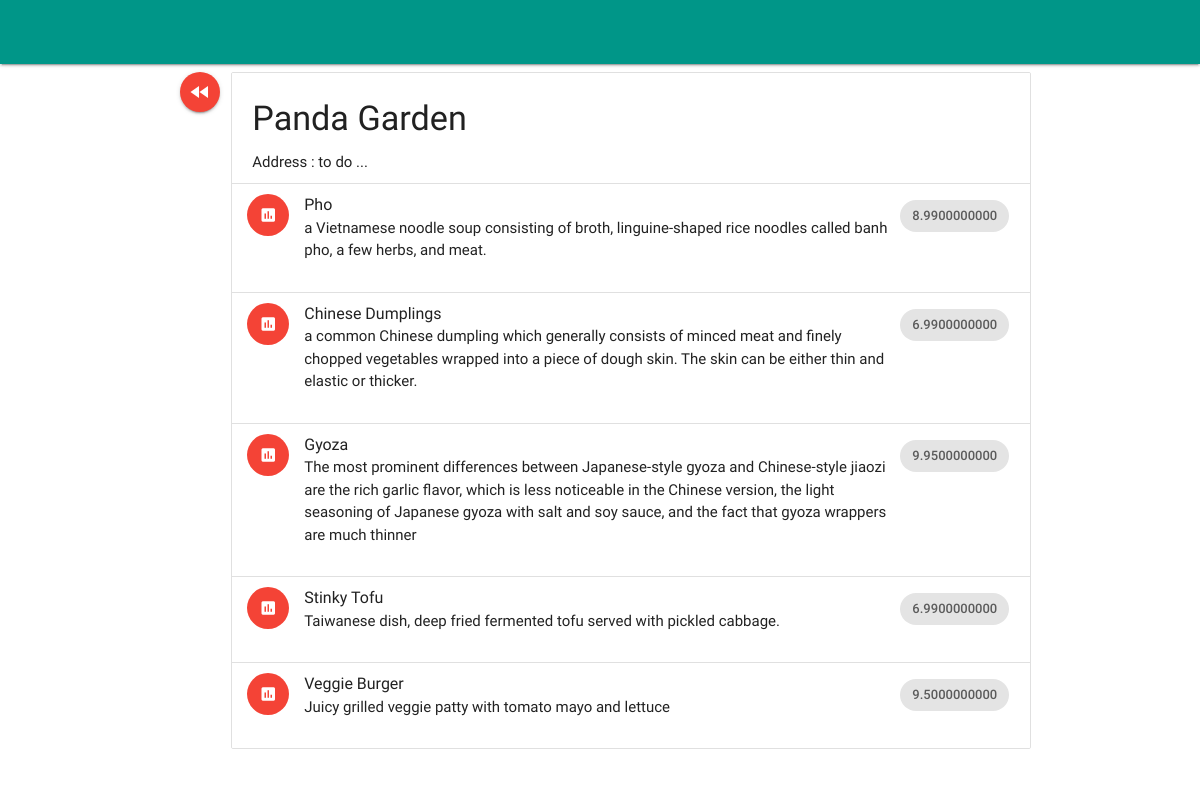
The page /restaurant/3/menu/ on the database its author committed.
### database_setup.py (models this page shows, shortened)
class Restaurant(Base):
    __tablename__ = 'restaurant'
    id = Column(Integer, primary_key=True)
    name = Column(String(250), nullable=False)
    description = Column(String(250), nullable=True)
    thumbnail_url = Column(String(250), nullable=True)
    currency_id = Column(String(3), ForeignKey('currency.id'), default='USD')
    currency = relationship(Currency)

class MenuItem(Base):
    __tablename__ = 'menu_item'
    name = Column(String(80), nullable=False)
    id = Column(Integer, primary_key=True)
    description = Column(String(250))
    price = Column(Numeric)
    course = Column(String(250))
    restaurant_id = Column(Integer, ForeignKey('restaurant.id'))
    restaurant = relationship(Restaurant)

### final_project.py (the view)
@app.route('/restaurant/<int:restaurant_id>/')
@app.route('/restaurant/<int:restaurant_id>/menu/')
def showMenu(restaurant_id):
    restaurant = session.query(Restaurant).filter_by(id=restaurant_id).one()
    items = session.query(MenuItem).filter_by(
        restaurant_id=restaurant_id).all()
    return render_template('menu.html', items=items, restaurant=restaurant)

### templates/menu.html (shortened to what this page needs)
<!DOCTYPE html>
  <html>
    <head>
        <link type="text/css" rel="stylesheet" href="/static/css/materialize.css"  media="screen,projection"/>
    </head>
    <body>
	<header>
	<div class="navbar-fixed">
      <nav class="top-nav teal">
      </nav>
    </div>
    </header>
      <main>
	  <div class="container">
	  <div class="row">
      <div class="col">
      <a class="btn-floating waves-effect waves-light red" href="{{url_for('showRestaurants')}}"><i class="material-icons">fast_rewind</i></a>
      </div class="col">
		<ul class="collection with-header">
    	<li class="collection-header"><h4>{{restaurant.name}}</h4>Address : to do ...</li>
		    {% for item in items %}
		    <li class="collection-item avatar">
		    <div class="row">
		      <div class="col s10 m10 l10">
		      <i class="material-icons circle red">insert_chart</i>
		      <span class="title">{{item.name}}</span>
		      <p>{{item.description}}</p>
		      </div>
		      <div class="col s2 m2 l2">
		      <div class="secondary-content chip">{{item.price}}</div>
		      </div>
		    </div>
		    </li>
		    {% endfor %}
		  </ul>
      </div>
      </div>
      </main>
      </body>
  </html>

### rows shown on the page
Restaurant: name "Panda Garden"
MenuItem: name "Pho", description "a Vietnamese noodle soup consisting of broth, linguine-shaped rice noodles called banh pho, a few herbs, and meat.", price "8.9900000000"
MenuItem: name "Chinese Dumplings", description "a common Chinese dumpling which generally consists of minced meat and finely chopped vegetables wrapped into a piece of dough skin. The skin can be either thin and elastic or thicker.", price "6.9900000000"
MenuItem: name "Gyoza", description "The most prominent differences between Japanese-style gyoza and Chinese-style jiaozi are the rich garlic flavor, which is less noticeable in the Chinese version, the light seasoning of Japanese gyoza with salt and soy sauce, and the fact that gyoza wrappers are much thinner", price "9.9500000000"
MenuItem: name "Stinky Tofu", description "Taiwanese dish, deep fried fermented tofu served with pickled cabbage.", price "6.9900000000"
MenuItem: name "Veggie Burger", description "Juicy grilled veggie patty with tomato mayo and lettuce", price "9.5000000000"
